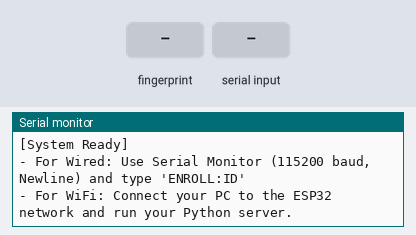
Simulated run of this sketch. Board: ESP32. Shown: the last lines printed to the serial monitor. The inputs (shaded band) are chosen by the test bench.

Above: at 3.3 s.
3.4 s: finger stored as number 1 placed on the sensor
At 4.6 s:
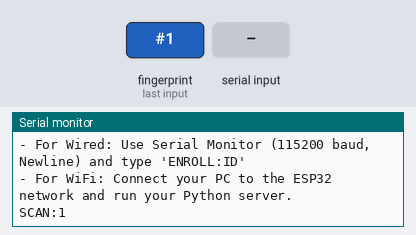
5.2 s: "ENROLL:\n" received over Serial
At 6.1 s:
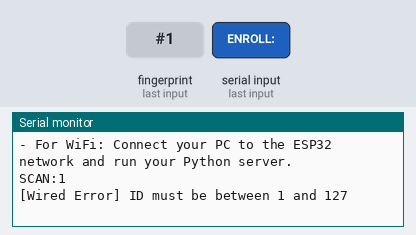
6.7 s: "ENROLL:90\n" received over Serial
At 7.7 s:
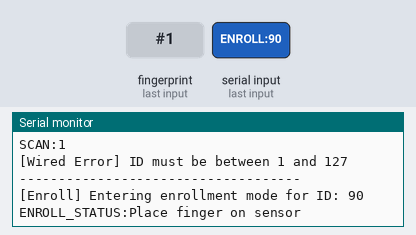
8.2 s: finger stored as number 1 placed on the sensor
At 10.7 s:
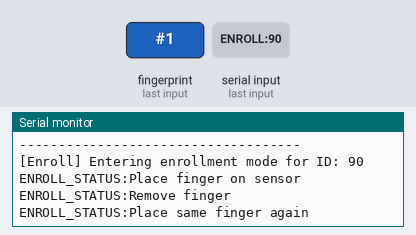
11.0 s: finger stored as number 1 placed on the sensor
At 12.3 s:
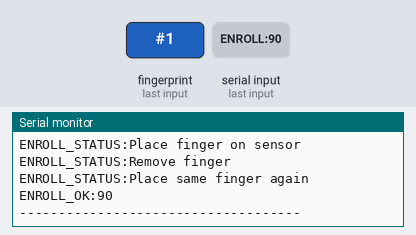

Measured:
- after the input at 3.4 s, the serial monitor: prints a new line after 0.30 s (image 1)
- after the input at 5.2 s, the serial monitor: prints a new line after 0.05 s (image 2)
- after the input at 6.7 s, the serial monitor: prints a new line after 0.09 s (image 3)
- after the input at 8.2 s, the serial monitor: prints a new line after 0.30 s (image 4)
- after the input at 11.0 s, the serial monitor: prints a new line after 0.26 s (image 5)

The sketch:

esp32_fingerprint.ino
```cpp
#include <WiFi.h>
#include <HTTPClient.h>
#include <Adafruit_Fingerprint.h>
#include <HardwareSerial.h>
#include <ArduinoJson.h>

/*
  ========================================================================
  التوصيلات السلكية الصحيحة:
  - VCC  -> 5V أو Vin في الـ ESP32 (لتأمين تيار كافٍ للمستشعر)
  - GND  -> GND
  - TXD  -> GPIO 16 (RX2) بالـ ESP32
  - RXD  -> GPIO 17 (TX2) بالـ ESP32
  ========================================================================
*/

// إعدادات نقطة بث الواي فاي (Access Point)
const char* ap_ssid = "ESP32_Attendance_System";
const char* ap_password = "Password1234"; // يجب أن لا تقل عن 8 رموز

// إعدادات خادم البايثون
const char* server_ip = "192.168.4.2";
const int server_port = 5000;

// إعداد السيريال الخاص بمستشعر البصمة (سيريال 2)
#define FP_RX 16
#define FP_TX 17
HardwareSerial mySerial(2);
Adafruit_Fingerprint finger = Adafruit_Fingerprint(&mySerial);

bool sensorFound = false;
unsigned long lastSensorRetry = 0;

// توقيت فحص طلبات التسجيل اللاسلكية عبر الواي فاي
unsigned long lastEnrollCheck = 0;
const unsigned long enrollCheckInterval = 2000; // فحص كل ثانيتين

void setup() {
  // 1. تهيئة سيريال مراقبة الكمبيوتر (المسار السلكي الأساسي)
  Serial.begin(115200);
  delay(1000);
  Serial.println("\n====================================");
  Serial.println("[ESP32] Hybrid System Started (Wired + WiFi)");
  Serial.println("====================================");

  // 2. تهيئة سيريال الحساس صراحة مع تحديد الأطراف والسرعة لضمان الاستجابة
  mySerial.begin(57600, SERIAL_8N1, FP_RX, FP_TX);
  delay(100);

  finger.begin(57600);
  if (finger.verifyPassword()) {
    Serial.println("[ESP32] SUCCESS: Found DY50 fingerprint sensor!");
    sensorFound = true;
  } else {
    Serial.println("[ESP32] WARNING: Did not find DY50 sensor! Will retry in background...");
    sensorFound = false;
  }

  // 3. تشغيل نقطة بث الواي فاي في الخلفية
  startWiFiAccessPoint();

  Serial.println("\n[System Ready]");
  Serial.println("- For Wired: Use Serial Monitor (115200 baud, Newline) and type 'ENROLL:ID'");
  Serial.println("- For WiFi: Connect your PC to the ESP32 network and run your Python server.\n");
}

void loop() {
  // المسار 1: التحقق من وجود أوامر تسجيل سلكية (عبر الـ Serial Monitor)
  if (Serial.available() > 0) {
    String command = Serial.readStringUntil('\n');
    command.trim();
    if (command.startsWith("ENROLL:")) {
      int enroll_id = command.substring(7).toInt();
      if (enroll_id > 0 && enroll_id <= 127) {
        runEnrollmentMode(enroll_id);
      } else {
        Serial.println("[Wired Error] ID must be between 1 and 127");
      }
    }
  }

  // المسار 2: التحقق دورياً عبر الواي فاي (فقط إذا كان هناك جهاز كمبيوتر متصل بالشبكة)
  if (WiFi.softAPgetStationNum() > 0 && (millis() - lastEnrollCheck > enrollCheckInterval)) {
    lastEnrollCheck = millis();
    int pending_id = checkPendingEnrollmentFromServer();
    if (pending_id > 0) {
      runEnrollmentMode(pending_id); // تفعيل وضع التسجيل إذا طلب السيرفر ذلك
    }
  }

  // المسار 3: فحص المستشعر إذا وضع مستخدم إصبعه (الحضور والتحقق)
  if (sensorFound) {
    checkFingerprintForAttendance();
  } else {
    // محاولة إعادة الاتصال بالحساس تلقائياً كل 5 ثوانٍ في حال وجود مشكلة في الأسلاك
    if (millis() - lastSensorRetry > 5000) {
      lastSensorRetry = millis();
      if (finger.verifyPassword()) {
        Serial.println("[ESP32] DY50 fingerprint sensor reconnected successfully!");
        sensorFound = true;
      }
    }
  }

  delay(50); // استراحة خفيفة للمعالج لتوفير الطاقة
}

// --- دالة تشغيل نقطة بث الواي فاي ---
void startWiFiAccessPoint() {
  Serial.println("[WiFi] Starting Access Point...");
  WiFi.softAP(ap_ssid, ap_password);

  IPAddress IP = WiFi.softAPIP();
  Serial.print("[WiFi] AP IP Address: "); Serial.println(IP);
  Serial.print("[WiFi] SSID: "); Serial.println(ap_ssid);
  Serial.println("[WiFi] AP Started successfully.");
}

// --- دالة فحص البصمة وتسجيل الحضور ---
void checkFingerprintForAttendance() {
  uint8_t p = finger.getImage();
  if (p != FINGERPRINT_OK) return;

  p = finger.image2Tz();
  if (p != FINGERPRINT_OK) return;

  p = finger.fingerSearch();
  if (p == FINGERPRINT_OK) {
    int matched_id = finger.fingerID;

    // 1. إرسال سلكي متوافق تماماً مع ملف serial_reader.py
    Serial.print("SCAN:");
    Serial.println(matched_id);

    // 2. إرسال لاسلكي (إذا كان السيرفر متصلاً بالواي فاي)
    if (WiFi.softAPgetStationNum() > 0) {
      sendAttendanceToServer(matched_id);
    }

    // منع تكرار القراءة حتى يرفع يده
    while (finger.getImage() != FINGERPRINT_NOFINGER) { delay(100); }
  } else if (p == FINGERPRINT_NOTFOUND) {
    // البصمة غير مسجلة (متوافق مع صيغة البايثون)
    Serial.println("NO_MATCH");
    while (finger.getImage() != FINGERPRINT_NOFINGER) { delay(100); }
  }
}

// --- إرسال الحضور إلى خادم البايثون عبر الواي فاي ---
void sendAttendanceToServer(int fingerprint_id) {
  HTTPClient http;
  String url = "http://" + String(server_ip) + ":" + String(server_port) + "/api/attendance";

  http.begin(url);
  http.addHeader("Content-Type", "application/json");

  StaticJsonDocument<200> doc;
  doc["fingerprint_id"] = fingerprint_id;
  String requestBody;
  serializeJson(doc, requestBody);

  int httpResponseCode = http.POST(requestBody);
  if (httpResponseCode > 0) {
    String response = http.getString();
    Serial.print("[HTTP POST] Success. Server Response: ");
    Serial.println(response);
  } else {
    Serial.print("[HTTP POST] Failed to send. Error code: ");
    Serial.println(httpResponseCode);
  }
  http.end();
}

// --- فحص ما إذا كان هناك تسجيل معلق من خادم البايثون ---
int checkPendingEnrollmentFromServer() {
  HTTPClient http;
  String url = "http://" + String(server_ip) + ":" + String(server_port) + "/api/check_enroll";

  http.begin(url);
  int httpResponseCode = http.GET();
  int enroll_id = 0;

  if (httpResponseCode == 200) {
    String response = http.getString();
    StaticJsonDocument<200> doc;
    DeserializationError error = deserializeJson(doc, response);
    if (!error) {
      enroll_id = doc["enroll_id"];
    }
  }
  http.end();
  return enroll_id;
}

// --- دالة تسجيل البصمة ---
void runEnrollmentMode(int id) {
  Serial.println("------------------------------------");
  Serial.print("[Enroll] Entering enrollment mode for ID: ");  Serial.println(id);

  int result = -1;
  String error_msg = "";

  // خطوة 1: وضع الإصبع للمرة الأولى
  Serial.println("ENROLL_STATUS:Place finger on sensor");
  unsigned long start_time = millis();
  while (true) {
    if (millis() - start_time > 15000) {
      error_msg = "Timeout waiting for finger (Image 1)";
      break;
    }
    int p = finger.getImage();
    if (p == FINGERPRINT_OK) {
      p = finger.image2Tz(1);
      if (p == FINGERPRINT_OK) { result = 1; break; }
      else { error_msg = "Failed to convert image 1"; break; }
    }
    delay(100);
  }

  if (result != 1) { reportEnrollmentResult(id, "failed", error_msg); return; }

  // خطوة 2: اطلب رفع الإصبع
  Serial.println("ENROLL_STATUS:Remove finger");
  delay(1000);
  while (finger.getImage() != FINGERPRINT_NOFINGER) { delay(100); }

  // خطوة 3: التقاط البصمة للمرة الثانية للمطابقة
  Serial.println("ENROLL_STATUS:Place same finger again");
  result = -1;
  start_time = millis();
  while (true) {
    if (millis() - start_time > 15000) {
      error_msg = "Timeout waiting for finger (Image 2)";
      break;
    }
    int p = finger.getImage();
    if (p == FINGERPRINT_OK) {
      p = finger.image2Tz(2);
      if (p == FINGERPRINT_OK) { result = 2; break; }
      else { error_msg = "Failed to convert image 2"; break; }
    }
    delay(100);
  }

  if (result != 2) { reportEnrollmentResult(id, "failed", error_msg); return; }

  // خطوة 4 و 5: دمج البصمتين والتخزين بالذاكرة
  int p = finger.createModel();
  if (p == FINGERPRINT_OK) {
    p = finger.storeModel(id);
    if (p == FINGERPRINT_OK) {
      reportEnrollmentResult(id, "success", "");
    } else {
      reportEnrollmentResult(id, "failed", "Failed to store model in sensor memory");
    }
  } else {
    reportEnrollmentResult(id, "failed", "Fingerprints did not match. Try again");
  }
  Serial.println("------------------------------------");
}

// --- دالة تقرير نتيجة التبصيم (متوافقة تماماً مع صيغة استقراء السيريال في البايثون) ---
void reportEnrollmentResult(int id, String status, String error_message) {
  // 1. التقرير عبر السلك (متوافق مع ملف serial_reader.py)
  if (status == "success") {
    Serial.print("ENROLL_OK:");
    Serial.println(id);
  } else {
    Serial.print("ENROLL_FAIL:");
    Serial.print(id);
    Serial.print(":");
    Serial.println(error_message);
  }

  // 2. التقرير اللاسلكي (HTTP POST إلى سيرفر البايثون)
  if (WiFi.softAPgetStationNum() > 0) {
    HTTPClient http;
    String url = "http://" + String(server_ip) + ":" + String(server_port) + "/api/enroll_result";

    http.begin(url);
    http.addHeader("Content-Type", "application/json");

    StaticJsonDocument<300> doc;
    doc["status"] = status;
    doc["fingerprint_id"] = id;
    if (error_message != "") { doc["message"] = error_message; }

    String requestBody;
    serializeJson(doc, requestBody);

    int httpResponseCode = http.POST(requestBody);
    http.end();
  }
}
```
